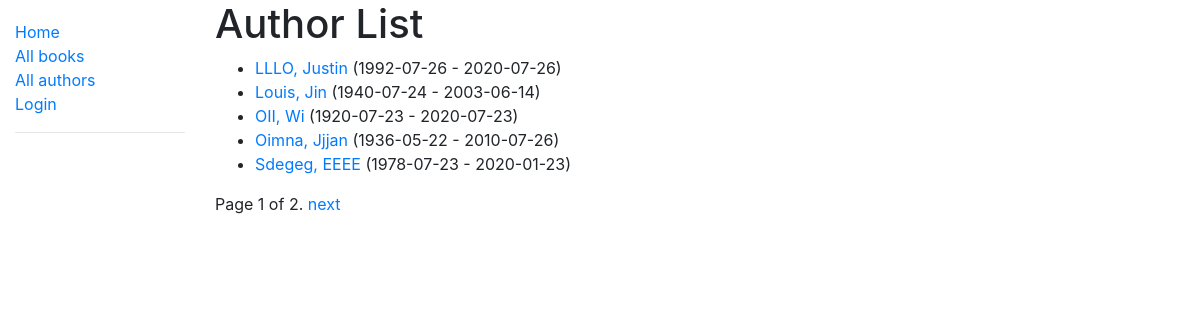
The app's page /catalog/authors/, older data.
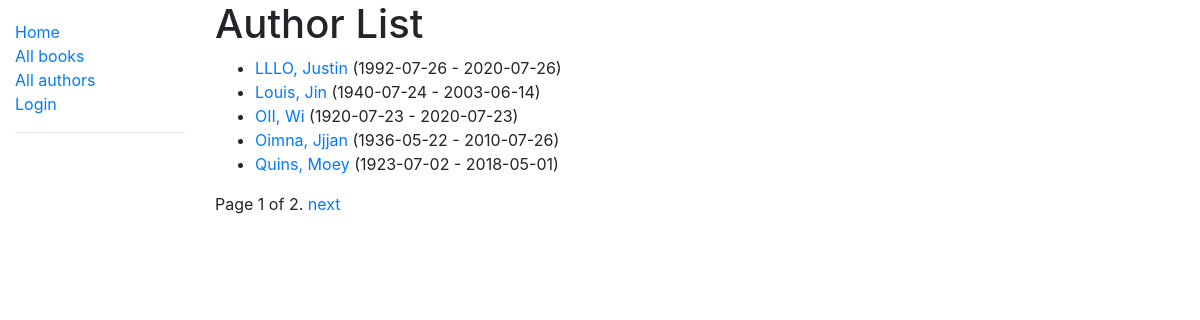
The same page, newer data.
### catalog/models.py (models this page shows)
class Author(models.Model):
    first_name = models.CharField(max_length=100)
    last_name = models.CharField(max_length=100)
    date_of_birth = models.DateField(null=True, blank=True)
    date_of_death = models.DateField('Died', null=True, blank=True)
    class Meta:
        ordering = ['last_name', 'first_name']
    def get_absolute_url(self):
        return reverse('author-detail', args=[str(self.id)])
    def __str__(self):
        return f'{self.last_name}, {self.first_name}'
    def life_span(self):
        life = ''
        if self.date_of_birth:
            if  self.date_of_birth:
                life = f'{self.date_of_birth} - {self.date_of_death}'
            else:
                life = f'unknown - {self.date_of_death}'
        else:
            if  self.date_of_birth:
                life = f'{self.date_of_birth} - unknown'
            else:
                life = 'not clear.'
        return life
    '''
    # the following two functions can be used to validate the birth date
    def clean(self):
        if self.date_of_death < self.date_of_birth:
            raise ValidationError(_('death date %(death)s is before birth date%(birth)s'),
                params={'death': self.date_of_death, 'birth': self.date_of_birth})

    def save(self, *args, **kwargs):
        self.full_clean()
        return super(Author, self).save(*args, **kwargs)
    '''

### catalog/views.py (the view)
# urls.py: path('authors/', views.AuthorListView.as_view(), name='authors'),
class AuthorListView(generic.ListView):
    model = Author
    paginate_by = 5

### catalog/templates/catalog/author_list.html
{% extends "base_generic.html" %}
{% block content %}
  <h1>Author List</h1>
  {% if author_list %}
  <ul>
    {% for author in author_list %}
      <li>
        <a href="{{ author.get_absolute_url }}">{{ author }}</a> ({{author.life_span}})
      </li>
    {% endfor %}
  </ul>
  {% else %}
    <p>There are no authors in the library.</p>
  {% endif %}
{% endblock %}

Row changes from the older to the newer data that the page shows:
no longer on this page (row unchanged): Author: last_name+first_name "Sdegeg, EEEE", life_span "1978-07-23 - 2020-01-23"
added Author: last_name+first_name "Quins, Moey", life_span "1923-07-02 - 2018-05-01"
